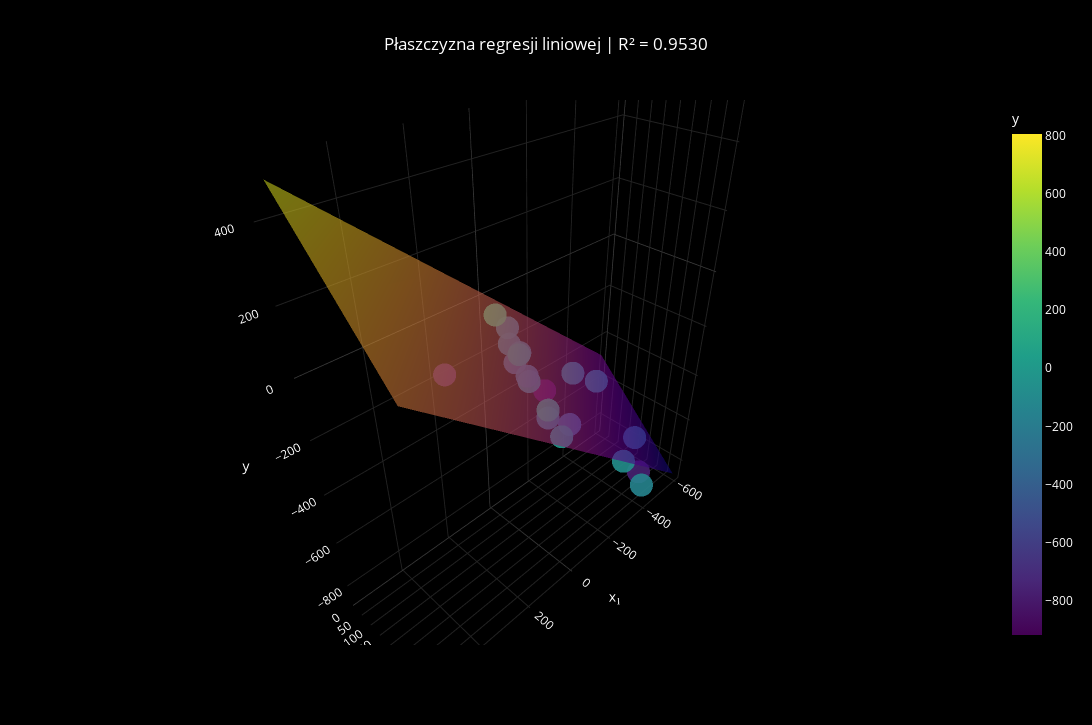

The code cell stored with this chart in its notebook:
### Code cell
import plotly.graph_objects as go

x1_lin = np.linspace(X["x1"].min(), X["x1"].max(), 2)
x2_lin = np.linspace(X["x2"].min(), X["x2"].max(), 2)
X1_grid, X2_grid = np.meshgrid(x1_lin, x2_lin)
X_grid = np.column_stack([X1_grid.ravel(), X2_grid.ravel()])
Z_pred = linear_reg.predict(X_grid).reshape(X1_grid.shape)

scatter = go.Scatter3d(
    x=X_test["x1"], y=X_test["x2"], z=Y_test["y"],
    mode="markers",
    marker=dict(size=8, color=data["y"], colorscale="Viridis", opacity=0.9, colorbar=dict(title="y")),
    name="Dane (raw)"
)

plane = go.Surface(
    x=X1_grid, y=X2_grid, z=Z_pred,
    opacity=0.6, showscale=False, name="Płaszczyzna regresji"
)

fig = go.Figure(data=[scatter, plane])
fig.update_layout(
    title=f"Płaszczyzna regresji liniowej | R\u00b2 = {r2_score_lin:.4f}",
    scene=dict(
        xaxis=dict(title="x₁", backgroundcolor="black", gridcolor="#222", zerolinecolor="#444", color="white"),
        yaxis=dict(title="x₂", backgroundcolor="black", gridcolor="#222", zerolinecolor="#444", color="white"),
        zaxis=dict(title="y",  backgroundcolor="black", gridcolor="#222", zerolinecolor="#444", color="white"),
        bgcolor="black",
    ),
    width=1300,
    height=725,
    paper_bgcolor="black", font_color="white",
    title_x=0.5
)

fig.show()

### Figure 1 — Plotly figure (JSON) as saved in the notebook; plotly's stock layout.template omitted (floating-point values rounded to 4 significant figures)
{"data": [{"marker": {"color": [-382.6, -170.3, -252.6, -760.2, -268.3, -917.0, 101.1, -221.8, -239.5, -109.2, -39.81, -183.2, -305.5, -329.4, -5.908, -52.25, -773.2, 176.4, -68.34, -138.4, -453.5, -847.8, -325.2, -231.8, -65.43, 204.5, 63.92, -353.5, -409.7, -581.8, -108.3, 39.08, -260.6, -538.0, -761.9, 26.87, -908.8, -241.9, 75.31, -51.32, -7.578, -42.26, -154.8, -187.6, 101.4, -545.7, -129.9, -93.61, -162.6, -556.0, 805.0, -225.6, 237.2, -298.7, -119.6, -101.3, 72.29, -325.2, 70.55, 88.49, -207.7, -64.78, -261.4, -178.6, -781.7, -83.83, -395.5, 302.6, -270.9, -395.0, 390.4, -114.0, -55.81, -185.6, -543.5, 243.0, -406.9, 470.6, -272.5, -371.2, -256.2, -195.3, -659.5, -94.05, -702.8, 28.86, -83.25, -45.97, -113.5, 359.2, -56.47, 31.59, -326.4, -58.7, -89.09, -680.2, 69.7, -151.6, -295.8, -20.11], "colorbar": {"title": {"text": "y"}}, "colorscale": [[0, "#440154"], [0.1111, "#482878"], [0.2222, "#3e4989"], [0.3333, "#31688e"], [0.4444, "#26828e"], [0.5556, "#1f9e89"], [0.6667, "#35b779"], [0.7778, "#6ece58"], [0.8889, "#b5de2b"], [1, "#fde725"]], "opacity": 0.9, "size": 8}, "mode": "markers", "name": "Dane (raw)", "type": "scatter3d", "x": [30.5, 24.88, -584.7, -421.0, -0.0001016, -51.28, 0.03236, -32.94, -45.34, -20.35, -521.4, 11.61, 6.416, -88.09, 11.58, -339.9, 387.0, -13.83, -335.5, -375.7], "y": [176.1, 304.6, 204.3, 346.5, 120.4, 217.1, 281.2, 130.1, 64.49, 139.7, 43.16, 214.3, 201.1, 291.3, 348.6, 78.39, 323.2, 46.35, 334.1, 394.8], "z": [-138.4, -272.5, -781.7, -760.2, -114.0, -260.6, -270.9, -154.8, -101.3, -151.6, -556.0, -195.3, -185.6, -371.2, -325.2, -409.7, 72.29, -51.32, -659.5, -761.9]}, {"name": "Płaszczyzna regresji", "opacity": 0.6, "showscale": false, "type": "surface", "x": [[-589.8, 558.8], [-589.8, 558.8]], "y": [[6.635, 6.635], [394.8, 394.8]], "z": [[-485.7, 483.8], [-852.6, 116.9]]}], "layout": {"font": {"color": "white"}, "height": 725, "paper_bgcolor": "black", "scene": {"bgcolor": "black", "xaxis": {"backgroundcolor": "black", "color": "white", "gridcolor": "#222", "title": {"text": "x₁"}, "zerolinecolor": "#444"}, "yaxis": {"backgroundcolor": "black", "color": "white", "gridcolor": "#222", "title": {"text": "x₂"}, "zerolinecolor": "#444"}, "zaxis": {"backgroundcolor": "black", "color": "white", "gridcolor": "#222", "title": {"text": "y"}, "zerolinecolor": "#444"}}, "title": {"text": "Płaszczyzna regresji liniowej | R² = 0.9530", "x": 0.5}, "width": 1300}}
